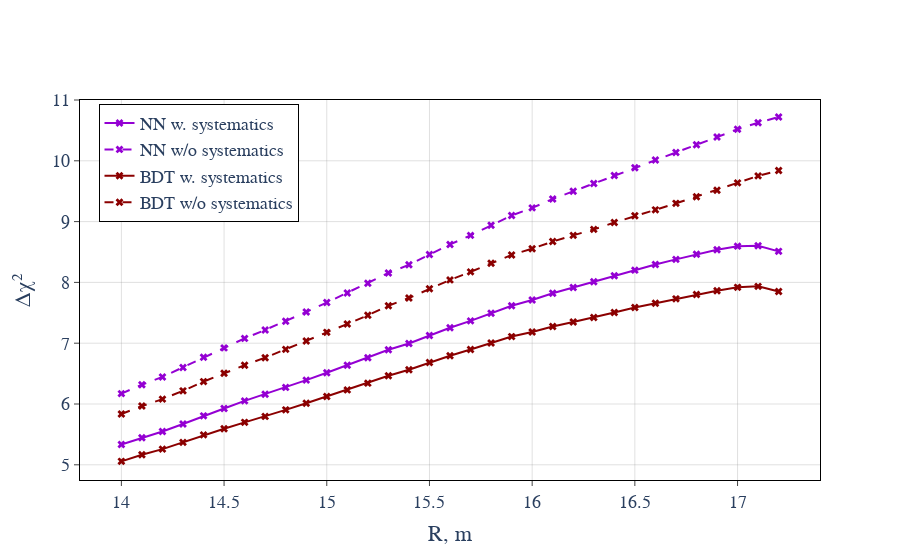

The cell this chart's notebook holds for it:
### Code cell
Rs = np.linspace(14, 17.2, 33)
fig = go.Figure()#make_subplots(rows=2, cols=2,
#                    vertical_spacing=0.15)


# for row in range(2):
#     for col in range(2):
for i in range(4):
    if i%2 != 0:
        dash='dash'
    else:
        dash='solid'
        
    fig.add_trace(
        go.Scatter(
            x=Rs,
            y=all_xi2[i],
            mode='markers+lines',
            line=dict(
                dash=dash,
                color=colors[i],
            ),
            marker=dict(
                symbol='x',
                size=7
            ),
            name=names[i],
        ),
#             row=row+1, col=col+1
    )

xaxis = dict(
    showline=True,
    ticks='outside',
    mirror=True,
    tick0=14,
    dtick=0.5,
    linecolor='black',
    showgrid=True,
    gridcolor='grey',
    gridwidth=0.25,
)

yaxis = dict(
    showline=True,
    ticks='outside',
    mirror=True,
    linecolor='black',
    showgrid=True,
    dtick=1,
    range=[4.75, 11],
    gridcolor='grey',
    gridwidth=0.25,
    zeroline=True,
    zerolinecolor='black',
    zerolinewidth=0.25
)

# axis_params = {}
# for i in range(1, 5):
#     axis_params[f'xaxis{i}'] = xaxis
#     axis_params[f'yaxis{i}'] = yaxis
#     axis_params[f'xaxis{i}_title'] = 'R, m'
#     axis_params[f'yaxis{i}_title'] = 'σ'

fig.update_layout(
    xaxis_title = "R, m",
    yaxis_title = "Δχ²",
    xaxis=xaxis,
    yaxis=yaxis,
    legend=dict(
#         orientation="h",
        x=0.025,
        y=0.99,
#         y=1.12,
        bordercolor="Black",
        borderwidth=1
    ),
    font=dict(
        family="Times New Roman",
        size=18,
    ),
#     **axis_params,
#     height=700
)


fig.show()
pio.write_image(fig, 'plots/fv_old/xi2.pdf', width=900, height=600)

### Figure 1 — Plotly figure (JSON) as saved in the notebook; plotly's stock layout.template omitted (floating-point values rounded to 4 significant figures)
{"data": [{"line": {"color": "darkviolet", "dash": "solid"}, "marker": {"size": 7, "symbol": "x"}, "mode": "markers+lines", "name": "NN w. systematics", "type": "scatter", "x": [14, 14.1, 14.2, 14.3, 14.4, 14.5, 14.6, 14.7, 14.8, 14.9, 15, 15.1, 15.2, 15.3, 15.4, 15.5, 15.6, 15.7, 15.8, 15.9, 16, 16.1, 16.2, 16.3, 16.4, 16.5, 16.6, 16.7, 16.8, 16.9, 17, 17.1, 17.2], "y": [5.335, 5.444, 5.547, 5.672, 5.805, 5.927, 6.051, 6.161, 6.273, 6.393, 6.514, 6.637, 6.761, 6.892, 6.995, 7.126, 7.253, 7.367, 7.494, 7.616, 7.711, 7.821, 7.915, 8.012, 8.109, 8.201, 8.294, 8.379, 8.463, 8.537, 8.596, 8.603, 8.511]}, {"line": {"color": "darkviolet", "dash": "dash"}, "marker": {"size": 7, "symbol": "x"}, "mode": "markers+lines", "name": "NN w/o systematics", "type": "scatter", "x": [14, 14.1, 14.2, 14.3, 14.4, 14.5, 14.6, 14.7, 14.8, 14.9, 15, 15.1, 15.2, 15.3, 15.4, 15.5, 15.6, 15.7, 15.8, 15.9, 16, 16.1, 16.2, 16.3, 16.4, 16.5, 16.6, 16.7, 16.8, 16.9, 17, 17.1, 17.2], "y": [6.171, 6.317, 6.445, 6.601, 6.769, 6.923, 7.079, 7.218, 7.361, 7.514, 7.669, 7.826, 7.985, 8.154, 8.289, 8.458, 8.624, 8.773, 8.939, 9.1, 9.226, 9.371, 9.498, 9.628, 9.759, 9.886, 10.01, 10.14, 10.26, 10.39, 10.52, 10.63, 10.72]}, {"line": {"color": "darkred", "dash": "solid"}, "marker": {"size": 7, "symbol": "x"}, "mode": "markers+lines", "name": "BDT w. systematics", "type": "scatter", "x": [14, 14.1, 14.2, 14.3, 14.4, 14.5, 14.6, 14.7, 14.8, 14.9, 15, 15.1, 15.2, 15.3, 15.4, 15.5, 15.6, 15.7, 15.8, 15.9, 16, 16.1, 16.2, 16.3, 16.4, 16.5, 16.6, 16.7, 16.8, 16.9, 17, 17.1, 17.2], "y": [5.057, 5.164, 5.258, 5.369, 5.492, 5.592, 5.698, 5.796, 5.904, 6.012, 6.124, 6.232, 6.343, 6.465, 6.563, 6.681, 6.794, 6.896, 7.004, 7.109, 7.185, 7.274, 7.35, 7.422, 7.505, 7.586, 7.656, 7.73, 7.8, 7.864, 7.919, 7.935, 7.849]}, {"line": {"color": "darkred", "dash": "dash"}, "marker": {"size": 7, "symbol": "x"}, "mode": "markers+lines", "name": "BDT w/o systematics", "type": "scatter", "x": [14, 14.1, 14.2, 14.3, 14.4, 14.5, 14.6, 14.7, 14.8, 14.9, 15, 15.1, 15.2, 15.3, 15.4, 15.5, 15.6, 15.7, 15.8, 15.9, 16, 16.1, 16.2, 16.3, 16.4, 16.5, 16.6, 16.7, 16.8, 16.9, 17, 17.1, 17.2], "y": [5.835, 5.966, 6.08, 6.216, 6.368, 6.505, 6.638, 6.762, 6.899, 7.036, 7.179, 7.317, 7.459, 7.616, 7.742, 7.895, 8.041, 8.173, 8.316, 8.452, 8.554, 8.672, 8.774, 8.872, 8.984, 9.095, 9.193, 9.3, 9.408, 9.517, 9.637, 9.752, 9.84]}], "layout": {"font": {"family": "Times New Roman", "size": 18}, "legend": {"bordercolor": "Black", "borderwidth": 1, "x": 0.025, "y": 0.99}, "xaxis": {"dtick": 0.5, "gridcolor": "grey", "gridwidth": 0.25, "linecolor": "black", "mirror": true, "showgrid": true, "showline": true, "tick0": 14, "ticks": "outside", "title": {"text": "R, m"}}, "yaxis": {"dtick": 1, "gridcolor": "grey", "gridwidth": 0.25, "linecolor": "black", "mirror": true, "range": [4.75, 11], "showgrid": true, "showline": true, "ticks": "outside", "title": {"text": "Δχ²"}, "zeroline": true, "zerolinecolor": "black", "zerolinewidth": 0.25}}}
